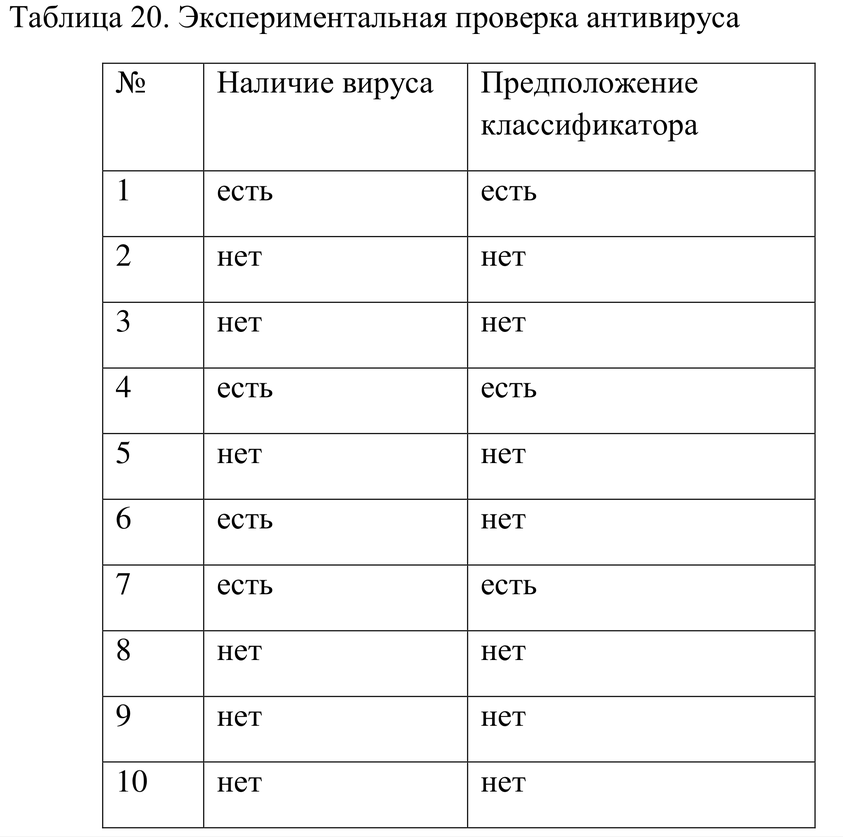
#> input picture task3/table.png, 843 x 837 px, shrunk from 1984 x 1972 before the run
$ jupyter execute Untitled.ipynb
#> lines starting #> are read from the running program, lines starting #| are printed output that depends on the picture
[cell 1]
import cv2
import numpy as np
from sklearn.metrics import precision_recall_fscore_support
import matplotlib.pyplot as plt
import seaborn as sns

## 2-нұсқа кестесін жүктейміз

[cell 2]
img = cv2.imread("table.png")
#> img is the input picture: shape (837, 843, 3); min 0, max 255, mean 245.1

[cell 3]
plt.imshow(img)

## Берілген кесте бойынша 2 векторды толтырайық. Нет - 0, есть - 1

[cell 4]
y_true = [1, 0, 0, 1, 0, 1, 1, 0, 0, 0]
y_pred = [1, 0, 0, 1, 0, 0, 1, 0, 0, 0]

## Вирустың таралым диаграммасын сызайық

[cell 5]
sns.countplot(y_true)
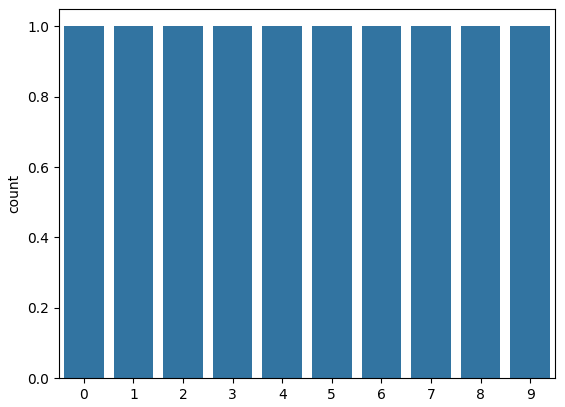
#> figure drawn by matplotlib, 1 panel
